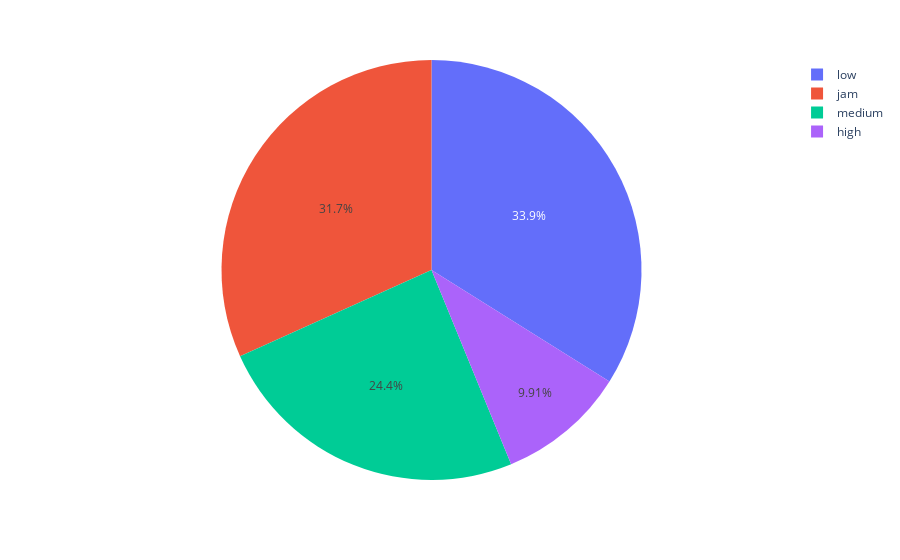

Notebook cell for this chart:
### Code cell
# 3. Distribuição dos pedidos por tipo de tráfego.

columns = ['delivery_id', 'road_traffic_density']
df_aux = df.loc[:, columns].groupby('road_traffic_density').count().reset_index()
df_aux['perc_delivery_id'] = 100 * (df_aux['delivery_id'] / df_aux['delivery_id'].sum())

# gráfico
px.pie(df_aux, values='perc_delivery_id', names='road_traffic_density')

### Figure 1 — Plotly figure (JSON) as saved in the notebook; plotly's stock layout.template omitted (floating-point values rounded to 4 significant figures)
{"data": [{"domain": {"x": [0, 1], "y": [0, 1]}, "hovertemplate": "road_traffic_density=%{label}<br>perc_id=%{value}<extra></extra>", "labels": ["high", "jam", "low", "medium"], "legendgroup": "", "name": "", "showlegend": true, "type": "pie", "values": [9.906, 31.74, 33.9, 24.45]}], "layout": {"autosize": true, "legend": {"tracegroupgap": 0}, "margin": {"t": 60}}}
